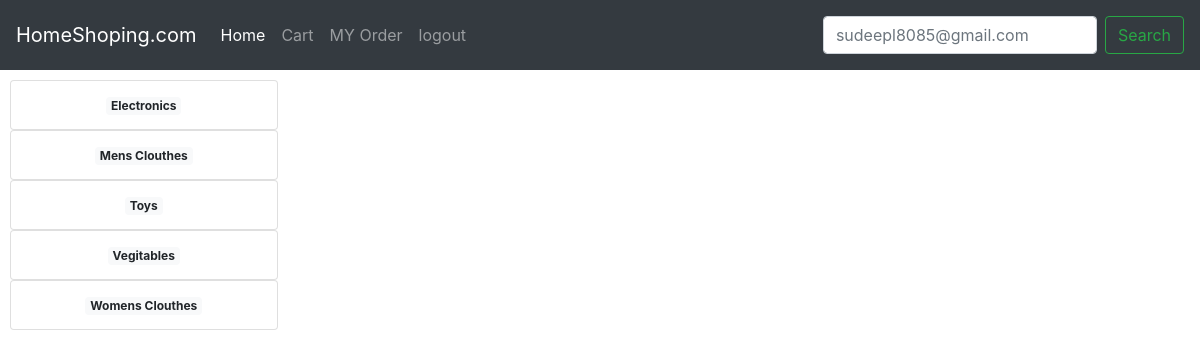
Page /home?category=Toys (signed in) on the committed database.
### mainApp/models.py (models this page shows, shortened)
class User(AbstractBaseUser,PermissionsMixin):
    name = models.CharField(max_length=100)
    email = models.EmailField(_('email address'),unique = True)
    phone = models.CharField(max_length=10)
    status=models.BooleanField(default=True)
    is_staff=models.BooleanField(default=False)
    is_active =models.BooleanField(default=True)
    country = models.CharField(max_length=20, null=True, blank=True)
    state=models.CharField(default= None,max_length=20,null=True, blank=True)
    city=models.CharField(max_length=20,default=None,null=True, blank=True)
    landmark = models.CharField(max_length=30, null=True, default=None, blank=True)
    road = models.CharField(max_length=50, null=True, default=None, blank=True)
    place=models.CharField(max_length=50, blank=True,null=True,default=None)
    pin=models.IntegerField(null=True,default=None, blank=True)
    USERNAME_FIELD = 'email'
    REQUIRED_FIELDS = ['name','phone']
    objects = CustomerUserManager()

class Product(models.Model):
    product_name = models.CharField(max_length=50)
    product_title = models.TextField(max_length=300)
    category = models.CharField(choices=CAT_CHOISES,max_length=20)
    quantity_type = models.CharField(choices=CAT_TYPE_CHOISES,max_length=20)
    price = models.BigIntegerField()
    offer = models.IntegerField()
    pro_images = models.ImageField(upload_to='pro_images',max_length = 500)
    total = models.IntegerField()
    avaliable = models.IntegerField()

### mainApp/views.py (the view, shortened to what this page needs)
# urls.py: 2. Add a URL to urlpatterns:  path('', Home.as_view(), name='home')
class Home(View):
    category_data = Product.objects.filter(category="/Pies")
    data = Product.objects.all()
    category_data = Product.objects.raw('SELECT * FROM mainApp_product group by "category"')
    def get(self, request):
         if request.user.is_authenticated:
             itemIN_cart = request.session.get('cart')
             category = request.GET.get('category')
             if category:
                 category_wise = Product.objects.filter(category = 'category')
                 for i in self.category_data:
                     print(i.category)
                 return render(request,'home.html',{'cart':itemIN_cart,'category_data':self.category_data,'data':category_wise})
             else:
                 return render(request,'home.html',{'cart':itemIN_cart,'category_data':self.category_data,'data':self.data})
         else:
             return HttpResponse(f''' <center style="color:red"> <h1>Yor are not authenticated....</h1><br><h4><a herf="/login"> Login First !<h4></center>''')

### templates/home.html (shortened to what this page needs)
{% extends "base.html" %} {% block title %} {% endblock title %} {% block body %}
<div class="row" style="background:1;margin-top:-x;">
    <div class="col-sm-3" style="margin-top:10px;height:600px">
        <div style="margin-left:10px">
            {% for i in category_data %}
            <div class="list-group">
                <a href="?category={{i.category}}" class="btn btn-info list-group-item"><span class="badge badge-light">{{i.category}}</span></a>
            </div>
            {% endfor %}
        </div>
    </div>
    <div class="col-sm-9">
    </div>
    {% endblock body %}

### templates/base.html (shortened to what this page needs)
<!DOCTYPE html>
{% load static %}
<html lang="en">
<head>
    <link rel="stylesheet" href="https://cdn.jsdelivr.net/npm/bootstrap@4.0.0/dist/css/bootstrap.min.css">
</head>
<body>
    <nav class="navbar navbar-expand-lg navbar-dark bg-dark">
        <a class="navbar-brand" href="#">HomeShoping.com</a>
        <div class="collapse navbar-collapse" id="navbarText">
          <ul class="navbar-nav mr-auto">
            <li class="nav-item active">
              <a class="nav-link" href="/">Home <span class="sr-only">(current)</span></a>
            </li>
            <li class="nav-item">
              <a class="nav-link" href="/cart">Cart</a>
            </li>
            <li class="nav-item">
              <a class="nav-link" href="/myorder">MY Order</a>
            </li>
            <li class="nav-item">
              <a class="nav-link" href="/logout/">logout</a>
            </li>
          </ul>
          <span class="navbar-text">
            <form class="form-inline">
                <input class="form-control mr-sm-2" type="search" placeholder="{{request.user}}" aria-label="Search">
                <button class="btn btn-outline-success my-2 my-sm-0" type="submit">Search</button>
              </form>
          </span>
        </div>
      </nav>
    {% block body %}
    {% endblock body %}
</body>
</html>

### rows in the picture
User: user "sudeepl8085@gmail.com"
Product: category "Electronics"
Product: category "Mens Clouthes"
Product: category "Toys"
Product: category "Vegitables"
Product: category "Womens Clouthes"
